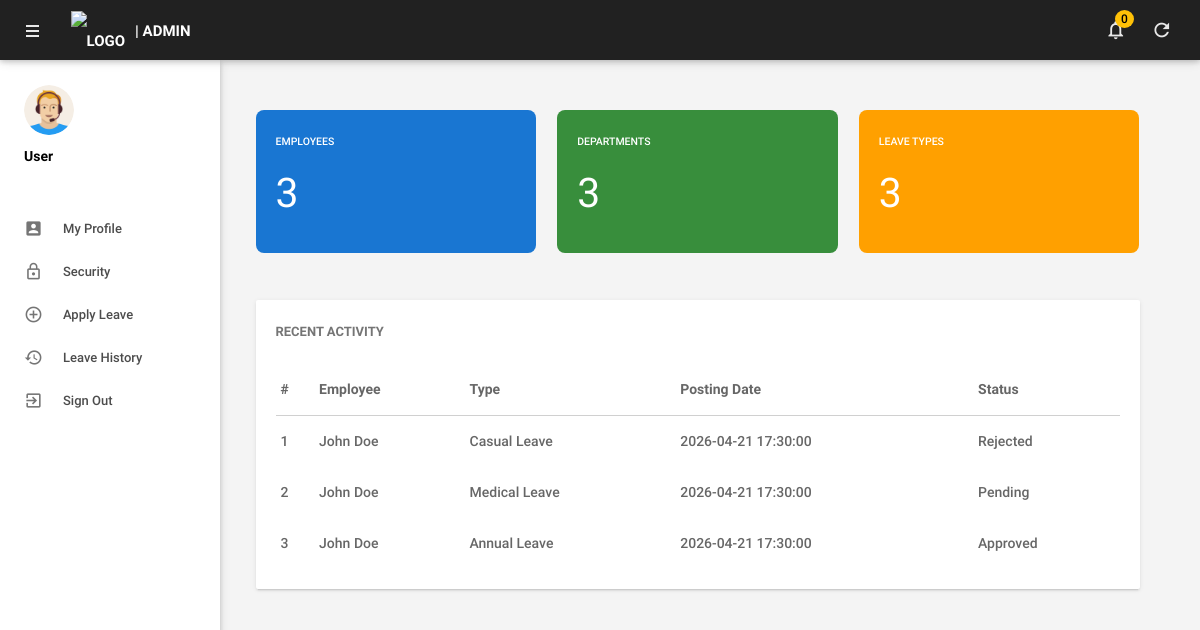
/admin/dashboard.php (signed in), run on the app's committed database.
### tables this page shows
CREATE TABLE `tblleaves` (
  `id` int(11) NOT NULL AUTO_INCREMENT,
  `LeaveType` varchar(110) NOT NULL,
  `FromDate` date NOT NULL,
  `ToDate` date NOT NULL,
  `DaysRequested` int(11) DEFAULT 0,
  `Description` mediumtext NOT NULL,
  `PostingDate` timestamp NOT NULL DEFAULT CURRENT_TIMESTAMP,
  `AdminRemark` mediumtext,
  `AdminRemarkDate` varchar(120) DEFAULT NULL,
  `Status` int(1) NOT NULL DEFAULT 0,
  `IsRead` int(1) NOT NULL DEFAULT 0,
  `empid` int(11) NOT NULL,
  PRIMARY KEY (`id`)
);

CREATE TABLE `tblemployees` (
  `id` int(11) NOT NULL AUTO_INCREMENT,
  `EmpId` varchar(100) NOT NULL,
  `FirstName` varchar(150) NOT NULL,
  `LastName` varchar(150) NOT NULL,
  `EmailId` varchar(200) NOT NULL,
  `Password` varchar(255) NOT NULL,
  `Gender` varchar(100) DEFAULT NULL,
  `Dob` varchar(100) DEFAULT NULL,
  `Department` varchar(255) DEFAULT NULL,
  `Address` varchar(255) DEFAULT NULL,
  `City` varchar(200) DEFAULT NULL,
  `State` varchar(150) DEFAULT NULL,
  `Country` varchar(150) DEFAULT 'Nigeria',
  `Phonenumber` char(15) DEFAULT NULL,
  `Status` int(1) NOT NULL DEFAULT 1,
  `role` int(11) NOT NULL,
  `LeavesTaken` int(11) DEFAULT 0,
  `ExtraLeaves` int(11) DEFAULT 0,
  `imageFileName` varchar(255) DEFAULT 'profile-image.png',
  `hash` varchar(255) DEFAULT NULL,
  `RegDate` timestamp NOT NULL DEFAULT CURRENT_TIMESTAMP,
  PRIMARY KEY (`id`),
  UNIQUE KEY `EmailId` (`EmailId`),
  UNIQUE KEY `EmpId` (`EmpId`)
);

### admin/dashboard.php (the view, shortened to what this page needs)
<!DOCTYPE html>
<html lang="en">
<head>
    <?php include('includes/head.php'); ?>
</head>
<body>
    <?php include('includes/header.php');?>
    <?php include('includes/sidebar.php');?>
    <main class="mn-inner">
        <div class="middle-content">
            <div class="row">
                <div class="col s12 m4">
                    <div class="stats-box blue darken-2">
                        <small>EMPLOYEES</small>
                        <h3><?php echo $dbh->query("SELECT count(id) FROM tblemployees")->fetchColumn(); ?></h3>
                    </div>
                </div>
                <div class="col s12 m4">
                    <div class="stats-box green darken-2">
                        <small>DEPARTMENTS</small>
                        <h3><?php echo $dbh->query("SELECT count(id) FROM tbldepartments")->fetchColumn(); ?></h3>
                    </div>
                </div>
                <div class="col s12 m4">
                    <div class="stats-box amber darken-2">
                        <small>LEAVE TYPES</small>
                        <h3><?php echo $dbh->query("SELECT count(id) FROM tblleavetype")->fetchColumn(); ?></h3>
                    </div>
                </div>
            </div>
            <div class="row">
                <div class="col s12">
                    <div class="card">
                        <div class="card-content">
                            <span class="card-title">Recent Activity</span>
                            <table class="display responsive-table">
                                <thead>
                                    <tr>
                                        <th>#</th>
                                        <th>Employee</th>
                                        <th>Type</th>
                                        <th>Posting Date</th>
                                        <th>Status</th>
                                    </tr>
                                </thead>
                                <tbody>
                                    <?php
                                    $q = $dbh->query("SELECT l.*, e.FirstName, e.LastName FROM tblleaves l JOIN tblemployees e ON l.empid=e.id ORDER BY l.id DESC LIMIT 5");
                                    $cnt = 1;
                                    while($r = $q->fetch()){ ?>
                                        <tr>
                                            <td><?php echo $cnt; ?></td>
                                            <td><?php echo $r->FirstName . ' ' . $r->LastName; ?></td>
                                            <td><?php echo $r->LeaveType; ?></td>
                                            <td><?php echo $r->PostingDate; ?></td>
                                            <td><?php echo ($r->Status==1?'Approved':($r->Status==2?'Rejected':'Pending')); ?></td>
                                        </tr>
                                    <?php $cnt++; }
                                    ?>
                                </tbody>
                            </table>
                        </div>
                    </div>
                </div>
            </div>
        </div>
    </main>
</body>
</html>

### admin/dashboard.php (style rules this page uses)
.stats-box { padding: 20px; border-radius: 8px; color: #fff; margin-bottom: 20px; transition: 0.3s; }

### data on the page
tblleaves: tblemployees.FirstName "John", tblemployees.LastName "Doe", LeaveType "Casual Leave", PostingDate "2026-04-21 17:30:00", Status "Rejected"
tblleaves: tblemployees.FirstName "John", tblemployees.LastName "Doe", LeaveType "Medical Leave", PostingDate "2026-04-21 17:30:00", Status "Pending"
tblleaves: tblemployees.FirstName "John", tblemployees.LastName "Doe", LeaveType "Annual Leave", PostingDate "2026-04-21 17:30:00", Status "Approved"

### other printed values
$h_title "| ADMIN"
$h_unread "0"
$sidebar_user_name "User"
$dbh->query("SELECT count(id) FROM tblemployees")->fetchColumn() "3"
$dbh->query("SELECT count(id) FROM tbldepartments")->fetchColumn() "3"
$dbh->query("SELECT count(id) FROM tblleavetype")->fetchColumn() "3"
